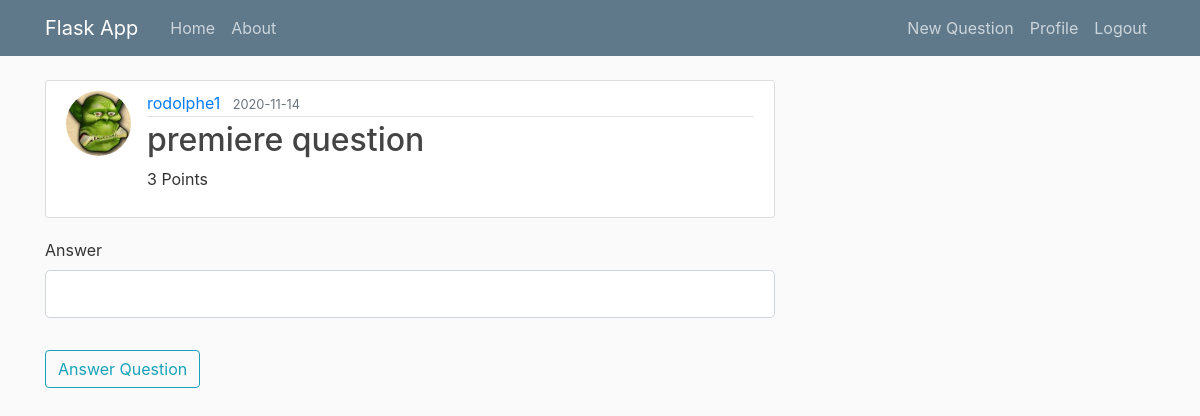
Page /question/answer/1 (signed in) on the earlier database version.
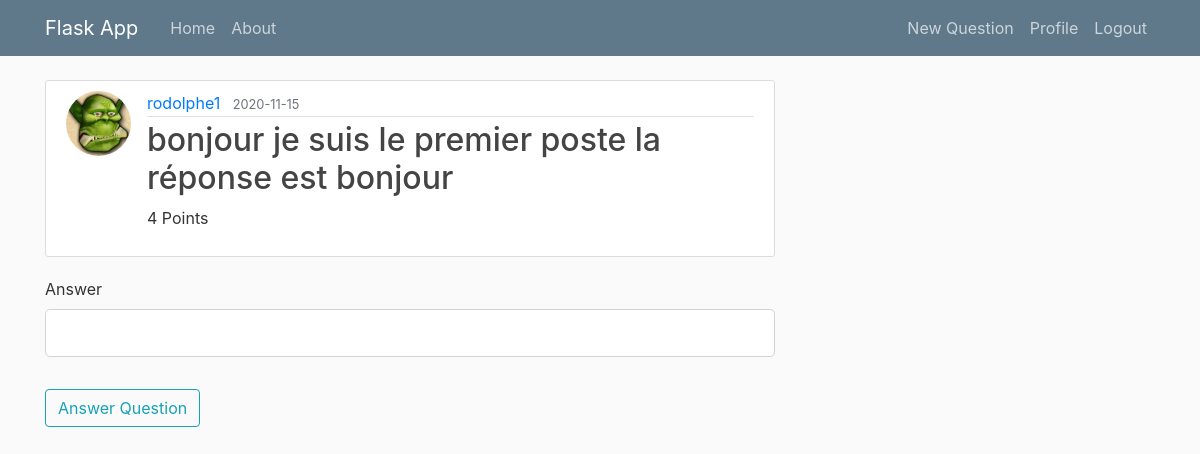
Same page on the later database version.
### webapp/models.py (models this page shows, shortened)
class Questions(db.Model):									#Create a Table named 'post' (in lowercase) inheriting from db.Model
	id = db.Column(db.Integer, primary_key=True)
	content = db.Column(db.String(20), nullable=False)
	points = db.Column(db.Integer, nullable=False)
	response = db.Column(db.String(50), nullable=False)
	date_posted = db.Column(db.DateTime, nullable=False, default=datetime.utcnow)
	user_id = db.Column(db.Integer, db.ForeignKey('user.id'), nullable=False)

### webapp/routes.py (the view, shortened to what this page needs)
@app.route('/question/answer/<int:id>', methods=['GET', 'POST'])  							# redirect to a page with the questiion's id
@login_required
def answer_question(id):
	question = Questions.query.get(id) 														# a query to get the id's question
	form = AnswerForm() 																	#the form to answer this question
	return render_template('answer_question.html', question=question, form=form)

### webapp/forms.py
class AnswerForm(FlaskForm):
	answer = StringField('Answer', validators=[DataRequired()])
	submit = SubmitField('Answer Question')

### webapp/models.py (called while the page is built)
@login_manager.user_loader
def load_user(user_id):
	return User.query.get(user_id)

### webapp/templates/answer_question.html (shortened to what this page needs)
{% extends "layout.html" %}
{% block content %}
		<article class="media content-section">
			<img class="rounded-circle article-img" src="{{ url_for('static', filename='profile_pics/' + question.author.image_file) }}">
		  <div class="media-body">
		    <div class="article-metadata">
		      <a class="mr-2" href="#">{{ question.author.username }}</a>
		      <small class="text-muted">{{ question.date_posted.strftime('%Y-%m-%d') }}</small>
		    </div>
		    <h2><a class="article-title" href="#">{{ question.content }}</a></h2>
		    <p class="article-content">{{ question.points }} Points</p>
		  </div>
		</article>
		  <form method="POST" action="">
			<fieldset class="form-group">
				<div class="form-group">
					{{ form.answer.label(class="form-control-label") }}
					{% if form.answer.errors %}
						{{ form.answer(class="form-control form-control-lg is-invalid") }}
						<div class="invalid-feedback">
							{% for error in form.answer.errors %}
								<span>{{ error }}</span>
							{% endfor %}
						</div>
					{% else %}
						{{ form.answer(class="form-control form-control-lg") }}
					{% endif %}
				</div>
			</fieldset>
			<div class="form-group">
				{{ form.submit(class="btn btn-outline-info") }}
			</div>
		</form>
{% endblock %}

Differences in the rows shown:
changed Questions: date_posted "2020-11-14" → "2020-11-15"; content "premiere question" → "bonjour je suis le premier poste la réponse est bonjour"; points "3" → "4"
